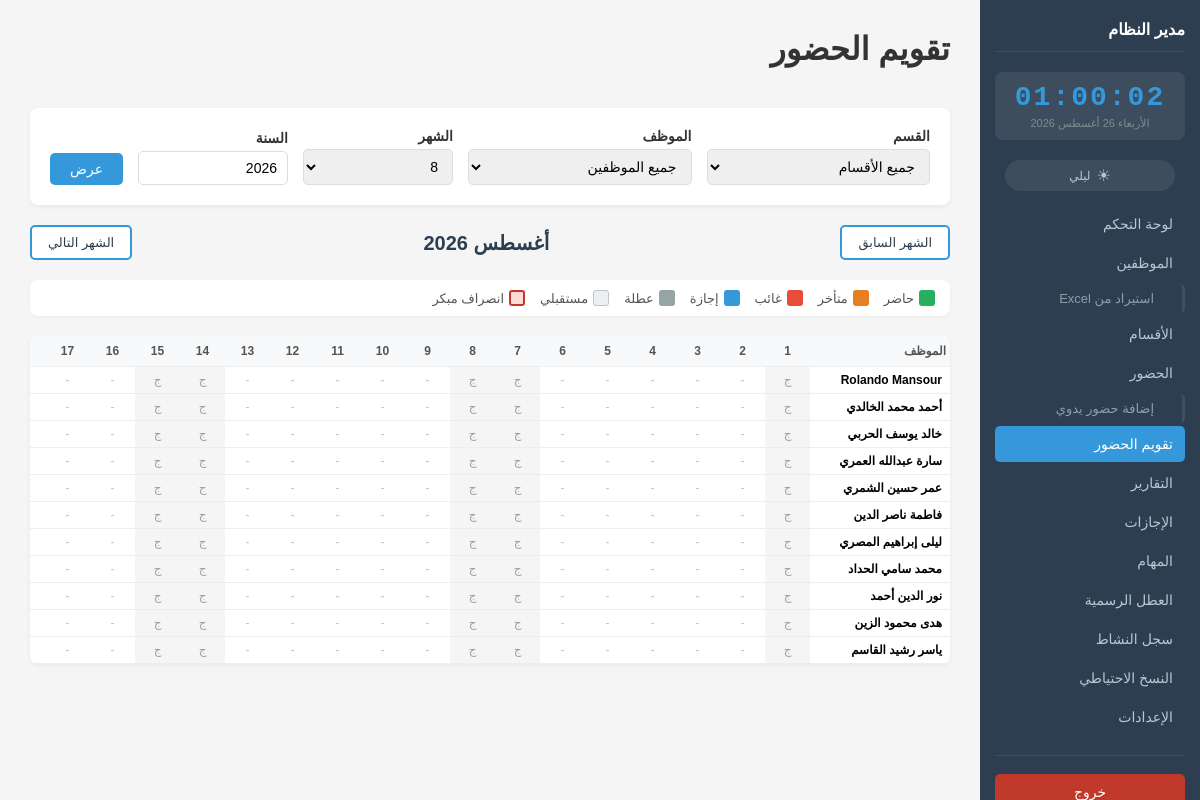
/attendance/calendar (signed in), run on the app's committed database.
### instance/models.py (models this page shows, shortened)
class Employee(db.Model):
    __tablename__ = 'employees'
    id = db.Column(db.Integer, primary_key=True)
    employee_id = db.Column(db.String(20), unique=True, nullable=False)
    name = db.Column(db.String(100), nullable=False)
    email = db.Column(db.String(120), unique=True, nullable=True)
    phone = db.Column(db.String(20), nullable=True)
    position = db.Column(db.String(100), nullable=True)
    department_id = db.Column(db.Integer, db.ForeignKey('departments.id'), nullable=True)
    hire_date = db.Column(db.Date, nullable=True)
    status = db.Column(db.String(20), default='active')  # active, not_active
    deactivation_date = db.Column(db.Date, nullable=True)  # تاريخ التعطيل
    deactivation_reason = db.Column(db.String(50), nullable=True)  # استقالة، فصل، إنهاء عقد، إجازة طويلة، أخرى
    face_encoding = db.Column(db.LargeBinary, nullable=True)
    face_image_path = db.Column(db.String(255), nullable=True)
    annual_leave_balance = db.Column(db.Integer, default=14)  # رصيد الإجازات السنوية بالأيام (14 يوم افتراضي)
    sick_leave_balance = db.Column(db.Integer, default=10)  # رصيد الإجازات المرضية بالأيام
    attendance_records = db.relationship('Attendance', backref='employee', lazy=True)
    leaves = db.relationship('Leave', backref='employee', lazy=True)
    tasks = db.relationship('Task', backref='employee', lazy=True)

### routes/attendance_calendar.py (the view, shortened to what this page needs)
@attendance_calendar_bp.route('/attendance/calendar', endpoint='attendance_calendar')
@login_required()
def calendar_view():
    selected_year = request.args.get('year', date.today().year, type=int)
    selected_month = request.args.get('month', date.today().month, type=int)
    selected_employee = request.args.get('employee_id', None, type=int)
    selected_department = request.args.get('department_id', None, type=int)
    if selected_month < 1:
        selected_month = 1
    if selected_month > 12:
        selected_month = 12
    if selected_month == 1:
        prev_month, prev_year = 12, selected_year - 1
    else:
        prev_month, prev_year = selected_month - 1, selected_year
    if selected_month == 12:
        next_month, next_year = 1, selected_year + 1
    else:
        next_month, next_year = selected_month + 1, selected_year
    employees_query = Employee.query.filter_by(status='active')
    if selected_department:
        employees_query = employees_query.filter_by(department_id=selected_department)
    employees = employees_query.order_by(Employee.name).all()
    departments = Department.query.all()
    if selected_employee:
        target = Employee.query.get(selected_employee)
        target_employees = [target] if target else employees
    else:
        target_employees = employees
    num_days = calendar.monthrange(selected_year, selected_month)[1]
    month_days = list(range(1, num_days + 1))
    month_names_ar = {
        1: 'يناير', 2: 'فبراير', 3: 'مارس', 4: 'أبريل',
        5: 'مايو', 6: 'يونيو', 7: 'يوليو', 8: 'أغسطس',
        9: 'سبتمبر', 10: 'أكتوبر', 11: 'نوفمبر', 12: 'ديسمبر'
    }
    today = date.today()
    start_date = date(selected_year, selected_month, 1)
    end_date = date(selected_year, selected_month, num_days)
    if start_date < today:
        mark_absent_employees(start_date)
    attendance_map = {}
    records = Attendance.query.filter(
        Attendance.date >= start_date,
        Attendance.date <= end_date
    ).all()
    for r in records:
        attendance_map[(r.employee_id, r.date.day)] = r
    holidays = Holiday.query.filter(
        db.or_(
            db.and_(
                db.extract('year', Holiday.date) == selected_year,
                db.extract('month', Holiday.date) == selected_month
            ),
            Holiday.is_recurring == True
        )
    ).all()
    holiday_days = {}
    for h in holidays:
        if h.date.month == selected_month and h.date.year == selected_year:
            holiday_days[h.date.day] = h.name
    calendar_data = []
    for emp in target_employees:
        emp_data = {
            'employee': emp,
            'days': [],
            'summary': {'present': 0, 'late': 0, 'absent': 0, 'leave': 0, 'total_hours': 0, 'total_late_minutes': 0, 'early_checkouts': 0}
        }
        for day in month_days:
            current_date = date(selected_year, selected_month, day)
            day_info = {
                'day': day, 'date': current_date,
                'is_weekend': current_date.weekday() in _get_weekend_days(),
                'is_holiday': day in holiday_days,
                'holiday_name': holiday_days.get(day, ''),
                'is_future': current_date > today,
                'status': None, 'time_in': None, 'time_out': None,
                'work_hours': None, 'late_minutes': 0, 'early_checkout': False,
            }
            record = attendance_map.get((emp.id, day))
            emp_data['days'].append(day_info)
        calendar_data.append(emp_data)
    return render_template('attendance_calendar.html',
        calendar_data=calendar_data, selected_year=selected_year, selected_month=selected_month,
        selected_employee=selected_employee, selected_department=selected_department,
        month_name=month_names_ar.get(selected_month, ''), month_days=month_days,
        employees=employees, departments=departments,
        prev_month=prev_month, prev_year=prev_year, next_month=next_month, next_year=next_year,
        today=today, holiday_days=holiday_days)

### app.py (called while the page is built)
@app.context_processor
def inject_globals():
    return dict(csrf_token=generate_csrf_token)

### routes/attendance_calendar.py (called while the page is built)
def _get_weekend_days():
    weekend_str = get_setting('weekend_days', WEEKEND_DAYS)
    try:
        return tuple(int(d.strip()) for d in weekend_str.split(','))
    except:
        return (4, 5)

### utils/helpers.py (called while the page is built, shortened)
def login_required(api=False):
    def decorator(f):
        @wraps(f)
        def decorated_function(*args, **kwargs):
            if 'userId' not in session:
                if api:
                    return jsonify({'success': False, 'message': 'غير مصرح'}), 403
                return redirect(url_for('auth.login'))
            from instance.models import BlockedIP
            client_ip = request.remote_addr
            blocked = BlockedIP.query.filter_by(ip_address=client_ip).first()
            return f(*args, **kwargs)
        return decorated_function
    return decorator

def get_setting(key, default=None):
    setting = Setting.query.filter_by(key=key).first()
    if setting:
        return setting.value
    return default

### templates/attendance_calendar.html (shortened to what this page needs)
{% extends "base.html" %}
{% block content %}
    <div class="page-header">
        <h1>تقويم الحضور</h1>
    </div>
    <div class="filter-card">
        <form method="GET" action="{{ url_for('attendance_calendar.attendance_calendar') }}">
            <div class="filter-row">
                <div class="filter-group">
                    <label>القسم</label>
                    <select name="department_id">
                        <option value="">جميع الأقسام</option>
                    </select>
                </div>
                <div class="filter-group">
                    <label>الموظف</label>
                    <select name="employee_id">
                        <option value="">جميع الموظفين</option>
                    </select>
                </div>
                <div class="filter-group" style="max-width:120px;">
                    <label>الشهر</label>
                    <select name="month">
                        {% for m in range(1, 13) %}
                        <option value="{{ m }}" {% if selected_month == m %}selected{% endif %}>{{ m }}</option>
                        {% endfor %}
                    </select>
                </div>
                <div class="filter-group" style="max-width:120px;">
                    <label>السنة</label>
                    <input type="number" name="year" value="{{ selected_year }}" min="2020" max="2030">
                </div>
                <div class="filter-group" style="flex:0; min-width:auto;">
                    <label>&nbsp;</label>
                    <button type="submit" class="btn-filter">عرض</button>
                </div>
            </div>
        </form>
    </div>
    <div class="month-nav">
        <a href="{{ url_for('attendance_calendar.attendance_calendar', year=prev_year, month=prev_month, employee_id=selected_employee or '', department_id=selected_department or '') }}" class="btn-nav">
            الشهر السابق
        </a>
        <h3>{{ month_name }} {{ selected_year }}</h3>
        <a href="{{ url_for('attendance_calendar.attendance_calendar', year=next_year, month=next_month, employee_id=selected_employee or '', department_id=selected_department or '') }}" class="btn-nav">
            الشهر التالي
        </a>
    </div>
    <div class="legend-bar">
        <span class="legend-item"><span class="legend-color" style="background:#27AE60;"></span> حاضر</span>
        <span class="legend-item"><span class="legend-color" style="background:#E67E22;"></span> متأخر</span>
        <span class="legend-item"><span class="legend-color" style="background:#E74C3C;"></span> غائب</span>
        <span class="legend-item"><span class="legend-color" style="background:#3498DB;"></span> إجازة</span>
        <span class="legend-item"><span class="legend-color" style="background:#95A5A6;"></span> عطلة</span>
        <span class="legend-item"><span class="legend-color" style="background:#ECF0F1; border:1px solid #BDC3C7;"></span> مستقبلي</span>
        <span class="legend-item"><span class="legend-color" style="background:#FADBD8; border:2px solid #C0392B;"></span> انصراف مبكر</span>
    </div>
    <div class="calendar-box">
        <table>
            <thead>
                <tr>
                    <th>الموظف</th>
                    {% for day in month_days %}
                    <th class="text-center" style="{% if day in holiday_days %}background:#FFE0B2;{% endif %}">{{ day }}</th>
                    {% endfor %}
                </tr>
            </thead>
            <tbody>
                {% for emp_data in calendar_data %}
                <tr>
                    <td>{{ emp_data.employee.name }}</td>
                    {% for day_info in emp_data.days %}
                    <td class="{% if day_info.is_weekend %}cell-weekend{% elif day_info.is_holiday %}cell-holiday{% elif day_info.is_future %}cell-future{% elif day_info.status == 'present' %}cell-present{% elif day_info.status == 'late' %}cell-late{% elif day_info.status == 'absent' %}cell-absent{% elif day_info.status == 'leave' %}cell-leave{% endif %}{% if day_info.early_checkout %} early-checkout-cell{% endif %}"
                        title="">
                        {% if day_info.is_future %}
                            <span class="text-future">-</span>
                        {% elif day_info.is_weekend %}
                            <span class="text-weekend">ج</span>
                        {% elif day_info.is_holiday %}
                            <span class="text-holiday">ع</span>
                        {% elif day_info.status == 'present' %}
                            <span class="text-present">ح</span>{% if day_info.early_checkout %}<small style="color:#c0392b; font-size:9px;">م</small>{% endif %}
                        {% elif day_info.status == 'late' %}
                            <span class="text-late">م</span>{% if day_info.early_checkout %}<small style="color:#c0392b; font-size:9px;">م</small>{% endif %}
                        {% elif day_info.status == 'absent' %}
                            <span class="text-absent">غ</span>
                        {% elif day_info.status == 'leave' %}
                            <span class="text-leave">إ</span>
                        {% else %}
                            <span class="text-future">-</span>
                        {% endif %}
                    </td>
                    {% endfor %}
                </tr>
                {% endfor %}
            </tbody>
        </table>
    </div>
{% endblock %}

### static/css/dark-mode.css (style rules this page uses)
:root { --bg-primary: #f5f5f5; --bg-card: #ffffff; --bg-sidebar: #2c3e50; --bg-sidebar-hover: #3498db; --text-primary: #333333; --text-secondary: #555555; --text-muted: #7f8c8d; --text-sidebar: #b8c7d2; --border-color: #eeeeee; --border-dark: #ddd; --table-hover: #f1f1f1; --th-bg: #f8f9fa; --input-bg: #ffffff; --input-border: #ddd; --input-focus: #3498db; --shadow-color: rgba(0,0,0,0.05); --flash-shadow: rgba(0,0,0,0.2); --info-bg: #d6eaf8; --info-border: #85c1e9; --info-text: #1a5276; --warning-bg: #fff3cd; --warning-border: #ffc107; --warning-text: #856404; --danger-bg: #f8d7da; --danger-border: #f5c6cb; --danger-text: #721c24; --success-bg: #d4edda; --success-border: #c3e6cb; --success-text: #155724; }
body, .sidebar, .main, .table-box, .stat-card, .chart-box, .recent-section, .logs-box, .camera-box, .status-box, th, td, input, select, textarea, .form-box, .container-box, .filter-card, .list-card, .create-card, .info-card, .info-box, .warning-card, .delete-card, .calc-info, .calendar-box, .legend-bar, .filter-bar, .month-nav { transition: background-color 0.3s ease, color 0.3s ease, border-color 0.3s ease; }

### templates/base.html (style rules this page uses)
* { margin: 0; padding: 0; box-sizing: border-box; }
html, body { height: 100%; }
body { font-family: Tahoma, sans-serif; background: #f5f5f5; display: flex; }
h1 { color: #333; margin-bottom: 20px; }
table { width: 100%; border-collapse: collapse; }
th, td { padding: 12px; text-align: right; border-bottom: 1px solid #eee; }
th { background: #f8f9fa; color: #555; font-weight: bold; }

### templates/attendance_calendar.html (style rules this page uses)
.page-header { display: flex; justify-content: space-between; align-items: center; margin-bottom: 20px; }
.filter-card { background: white; border-radius: 8px; padding: 20px; box-shadow: 0 2px 5px rgba(0,0,0,0.05); margin-bottom: 20px; }
.filter-row { display: flex; gap: 15px; flex-wrap: wrap; align-items: flex-end; }
.filter-group { flex: 1; min-width: 150px; }
.filter-group label { display: block; margin-bottom: 5px; color: #333; font-weight: bold; font-size: 14px; }
.filter-group select, .filter-group input { width: 100%; padding: 8px 10px; border: 1px solid #ddd; border-radius: 5px; font-family: inherit; font-size: 14px; }
.btn-filter { background: #3498db; color: white; padding: 8px 20px; border: none; border-radius: 5px; cursor: pointer; font-family: inherit; font-size: 14px; white-space: nowrap; }
.month-nav { display: flex; justify-content: space-between; align-items: center; margin-bottom: 20px; }
.month-nav h3 { color: #2c3e50; font-size: 20px; margin: 0; }
.btn-nav { background: white; color: #2c3e50; padding: 8px 16px; border: 2px solid #3498db; border-radius: 5px; cursor: pointer; text-decoration: none; font-family: inherit; font-size: 13px; transition: all 0.2s; }
.legend-bar { display: flex; gap: 15px; flex-wrap: wrap; margin-bottom: 20px; padding: 10px 15px; background: white; border-radius: 8px; box-shadow: 0 1px 3px rgba(0,0,0,0.05); }
.legend-item { display: inline-flex; align-items: center; gap: 5px; font-size: 13px; color: #555; }
.legend-color { width: 16px; height: 16px; display: inline-block; border-radius: 3px; }
.calendar-box { background: white; border-radius: 8px; box-shadow: 0 2px 5px rgba(0,0,0,0.05); overflow: auto; max-height: 70vh; }
.calendar-box table { font-size: 12px; min-width: 800px; }
.calendar-box th { min-width: 45px; padding: 8px 4px; text-align: center; font-size: 12px; position: sticky; top: 0; z-index: 2; background: #f8f9fa; }
.calendar-box th:first-child { min-width: 140px; position: sticky; left: 0; z-index: 3; text-align: right; }
.calendar-box td { text-align: center; padding: 4px 2px; font-size: 12px; }
.calendar-box td:first-child { position: sticky; left: 0; z-index: 1; background: white; font-weight: bold; text-align: right; padding: 6px 8px; }
.cell-weekend { background: #F5F5F5; }
.text-weekend { color: #95A5A6; }
.text-future { color: #BDC3C7; }

### data on the page
Employee: employee.name "Rolando Mansour"
Employee: employee.name "أحمد محمد الخالدي"
Employee: employee.name "خالد يوسف الحربي"
Employee: employee.name "سارة عبدالله العمري"
Employee: employee.name "عمر حسين الشمري"
Employee: employee.name "فاطمة ناصر الدين"
Employee: employee.name "ليلى إبراهيم المصري"
Employee: employee.name "محمد سامي الحداد"
Employee: employee.name "نور الدين أحمد"
Employee: employee.name "هدى محمود الزين"
Employee: employee.name "ياسر رشيد القاسم"

### other printed values
{{ session.get('user_name', 'المدير') }} "مدير النظام"
{{ month_name }} "أغسطس"
{{ selected_year }} "2026"
{{ day }} "1" "2" "3" "4" "5" "6" "7" "8" "9" "10" "11" "12" "13" "14" "15" "16" "17"
form field month "8"
